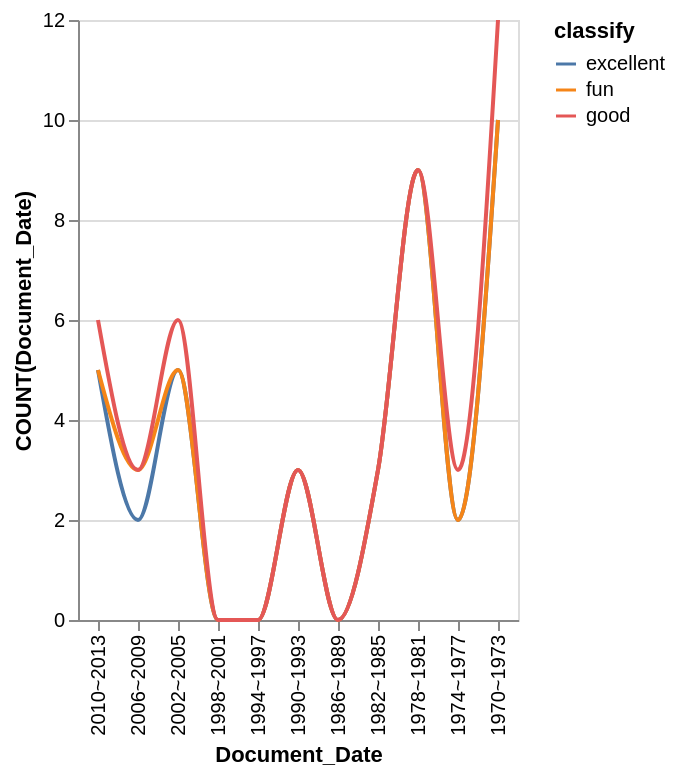

Express this chart as Vega-Lite.
### Vega-Lite specification from a JSON file in a GitHub repository (floating-point values rounded to 4 significant figures)
{"data": {"values": [{"x_data": "2010~2013", "y_data": 5, "classify": "excellent"}, {"x_data": "2006~2009", "y_data": 2, "classify": "excellent"}, {"x_data": "2002~2005", "y_data": 5, "classify": "excellent"}, {"x_data": "1998~2001", "y_data": 0, "classify": "excellent"}, {"x_data": "1994~1997", "y_data": 0, "classify": "excellent"}, {"x_data": "1990~1993", "y_data": 3, "classify": "excellent"}, {"x_data": "1986~1989", "y_data": 0, "classify": "excellent"}, {"x_data": "1982~1985", "y_data": 3, "classify": "excellent"}, {"x_data": "1978~1981", "y_data": 9, "classify": "excellent"}, {"x_data": "1974~1977", "y_data": 2, "classify": "excellent"}, {"x_data": "1970~1973", "y_data": 10, "classify": "excellent"}, {"x_data": "2010~2013", "y_data": 5, "classify": "fun"}, {"x_data": "2006~2009", "y_data": 3, "classify": "fun"}, {"x_data": "2002~2005", "y_data": 5, "classify": "fun"}, {"x_data": "1998~2001", "y_data": 0, "classify": "fun"}, {"x_data": "1994~1997", "y_data": 0, "classify": "fun"}, {"x_data": "1990~1993", "y_data": 3, "classify": "fun"}, {"x_data": "1986~1989", "y_data": 0, "classify": "fun"}, {"x_data": "1982~1985", "y_data": 3, "classify": "fun"}, {"x_data": "1978~1981", "y_data": 9, "classify": "fun"}, {"x_data": "1974~1977", "y_data": 2, "classify": "fun"}, {"x_data": "1970~1973", "y_data": 10, "classify": "fun"}, {"x_data": "2010~2013", "y_data": 6, "classify": "good"}, {"x_data": "2006~2009", "y_data": 3, "classify": "good"}, {"x_data": "2002~2005", "y_data": 6, "classify": "good"}, {"x_data": "1998~2001", "y_data": 0, "classify": "good"}, {"x_data": "1994~1997", "y_data": 0, "classify": "good"}, {"x_data": "1990~1993", "y_data": 3, "classify": "good"}, {"x_data": "1986~1989", "y_data": 0, "classify": "good"}, {"x_data": "1982~1985", "y_data": 3, "classify": "good"}, {"x_data": "1978~1981", "y_data": 9, "classify": "good"}, {"x_data": "1974~1977", "y_data": 3, "classify": "good"}, {"x_data": "1970~1973", "y_data": 12, "classify": "good"}]}, "mark": {"type": "line", "interpolate": "monotone"}, "encoding": {"x": {"field": "x_data", "type": "nominal", "title": "Document_Date", "sort": "descending"}, "y": {"field": "y_data", "type": "quantitative", "title": "COUNT(Document_Date)"}, "color": {"field": "classify"}}}
